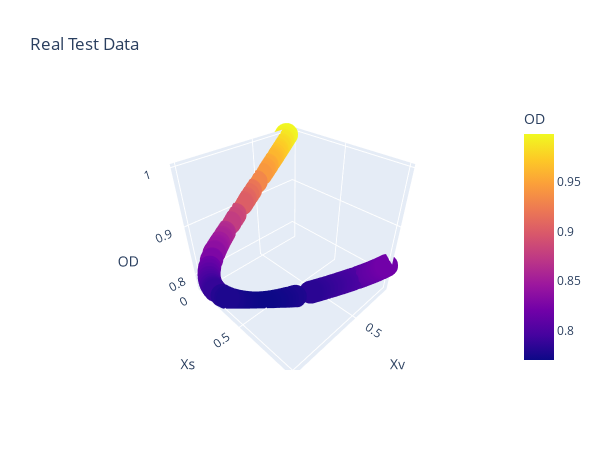

This figure's notebook cell:
### Code cell
# Plot split data
fig = px.scatter_3d(test, x='Xv', y='Xs', z='OD', color='OD',
                    title='Real Test Data', width=600, height=450)
fig.show()

### Figure 1 — Plotly figure (JSON) as saved in the notebook; plotly's stock layout.template omitted (floating-point values rounded to 4 significant figures; data arrays with more than 128 entries replaced by an {"elided": "..."} marker saying what was removed)
{"data": [{"hovertemplate": "Xv=%{x}<br>Xs=%{y}<br>OD=%{marker.color}<extra></extra>", "legendgroup": "", "marker": {"color": {"elided": "181 float values"}, "coloraxis": "coloraxis", "symbol": "circle"}, "mode": "markers", "name": "", "scene": "scene", "showlegend": false, "type": "scatter3d", "x": {"elided": "181 float values"}, "y": {"elided": "181 float values"}, "z": {"elided": "181 float values"}}], "layout": {"coloraxis": {"colorbar": {"title": {"text": "OD"}}, "colorscale": [[0, "#0d0887"], [0.1111, "#46039f"], [0.2222, "#7201a8"], [0.3333, "#9c179e"], [0.4444, "#bd3786"], [0.5556, "#d8576b"], [0.6667, "#ed7953"], [0.7778, "#fb9f3a"], [0.8889, "#fdca26"], [1, "#f0f921"]]}, "height": 450, "legend": {"tracegroupgap": 0}, "scene": {"domain": {"x": [0, 1], "y": [0, 1]}, "xaxis": {"title": {"text": "Xv"}}, "yaxis": {"title": {"text": "Xs"}}, "zaxis": {"title": {"text": "OD"}}}, "title": {"text": "Real Test Data"}, "width": 600}}
